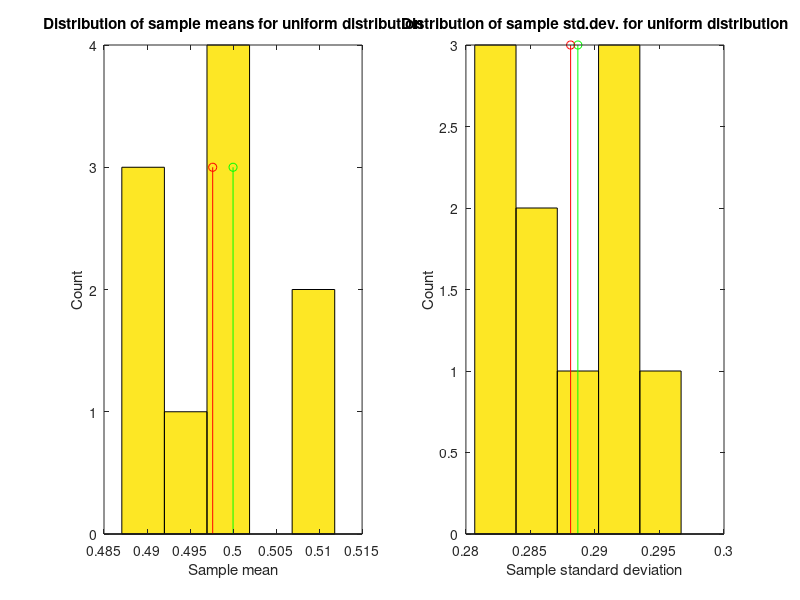
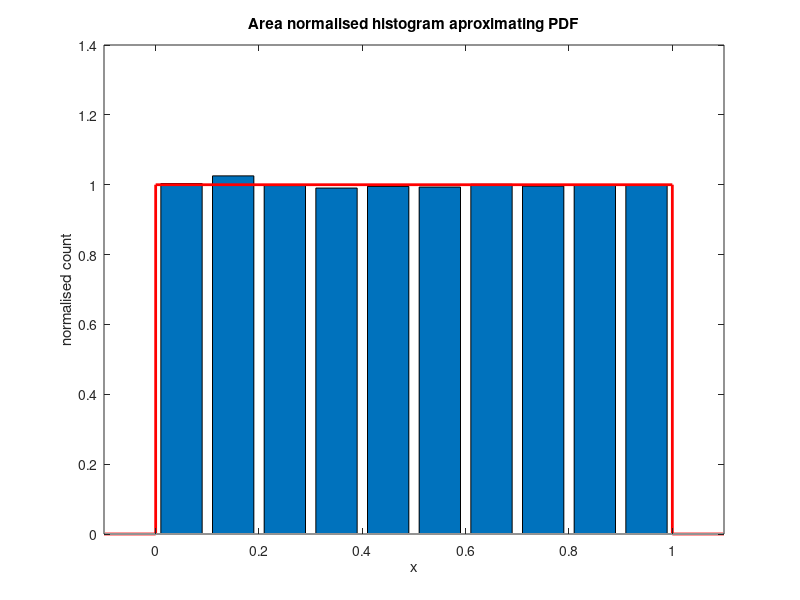

Here is the MATLAB script that generated these plots, in order:
%(1) and (2)_______________________________________________________________
x = rand(1000,1);
plot(x)
m=mean(x)      %sample mean
o=std(x, 0)    %sample standard deviation

%(3)_______________________________________________________________________
x_10 = rand(10,1000);
m_10 = mean(x_10, 2);
o_10 = std(x_10, 0, 2);
bins = 5;          %number of bins for histograms

figure (1); subplot(1,2,1)
hist(m_10, bins)
title('Distribution of sample means for uniform distribution')
xlabel('Sample mean')
ylabel('Count')

subplot(1,2,2)
hist(o_10, bins); 
title('Distribution of sample std.dev. for uniform distribution')
xlabel('Sample standard deviation')
ylabel('Count')


%showing the theoretical mean and std.dev as a green stem
% and the the mean of the 10 calculated sample means and std.devs
% as a red stem on the same graphs
subplot(1,2,1)
hold on
stem(0.5,3, 'green')
stem(mean(m_10),3, 'red')
hold off

subplot(1,2,2)
hold on
stem(sqrt(1/12),3, 'green')
stem(mean(o_10),3, 'red')
hold off

%(4)_______________________________________________________________________
s=100000;        %sample number
bins = 10;      %no. of bins
x = rand(s,1);

figure (2);
[c,x] = hist(x, bins);
area=sum(c)*(x(1,2)-x(1,1)); %area of histogram
bar(x,c/area); %divide by area to normalise histogram to aproximate PDF

%plotting the theoretical uniform disribution on the same graph to compare
hold on
stairs([-0.1 0 1 1.1],[0 1 0 0],'red', 'LineWidth', 2)
hold off

title('Area normalised histogram aproximating PDF')
xlabel('x')
xlim([-0.1, 1.1])
ylabel('normalised count')

